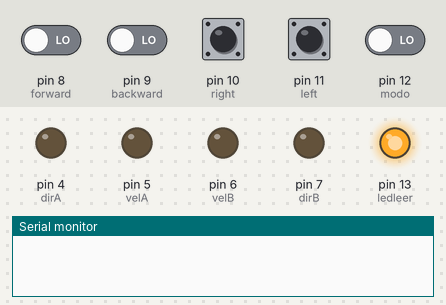
Recording of a sketch running on a simulated Arduino Uno, built with avr-gcc and run on an emulated ATmega328P. On the bench: output pins drawn as LEDs (lit = HIGH), the last lines printed to the serial monitor. The test bench sets the inputs (shaded band); at power-on: pin 8 (forward), pin 9 (backward), pin 10 (right), pin 11 (left), pin 12 (modo) LOW.

Above: at 1.2 s.
1.3 s: pin 12 (modo) driven HIGH
At 1.8 s:
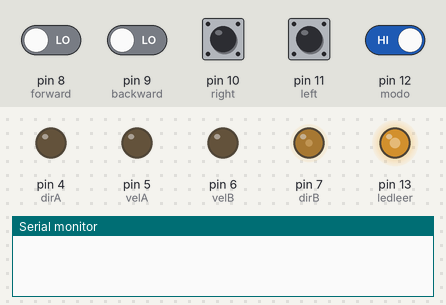
2.8 s: pin 8 (forward) driven HIGH
At 3.8 s:
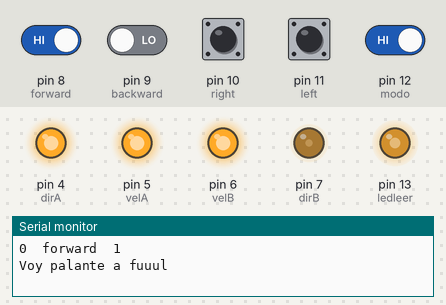
4.3 s: pin 12 (modo) driven LOW
At 5.2 s:
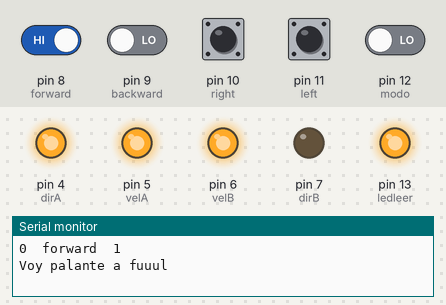
5.8 s: pin 12 (modo) driven HIGH
At 6.4 s:
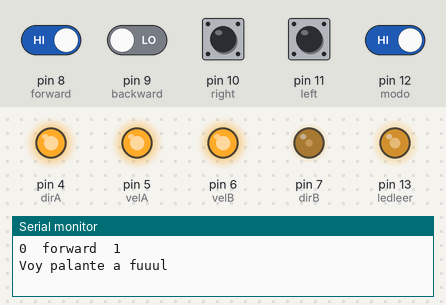
7.3 s: pin 12 (modo) driven LOW
At 8.3 s:
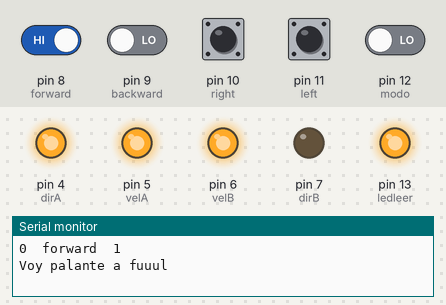
Timing chart, 0 to 9.8 s (numbered marks = the images above; inputs shaded):
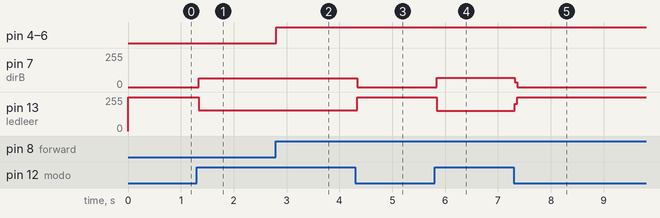

The sketch:

beebot2.ino
```cpp
int valorf,valorr, valorl, valorb, valorm, valorp; //lecturas teclas
int i=0;
int cont=0; // contador para los comandos
int contmode = 0; //contador boton modo
int mode = 0; //0 leer, 1 ejecutar
int commands[100];


int dirA = 4;
int velA = 5;

int dirB = 7;
int velB = 6;
//pines conectados
int forward = 8;
int backward = 9;
int right = 10;
int left = 11;
int modo = 12;
int ledleer = 13;
int ledejecutar = 7;


void parar(){
  analogWrite(velA, 0);
  analogWrite(velB, 0);
  }

void palante(){
  Serial.println("Voy palante a fuuul");
  digitalWrite(dirA, 1);
  digitalWrite(dirB, 1);
  analogWrite(velA, 255);
  analogWrite(velB, 255);
}

void patras(){
  Serial.println("Si voy patrás es sólo pa coger más carrerilla!");
  digitalWrite(dirA, 0);
  digitalWrite(dirB, 0);
  analogWrite(velA, 255);
  analogWrite(velB, 255);
}

void derecha(){
  Serial.println("Viva el rey");
  digitalWrite(dirA, 1);
  digitalWrite(dirB, 0);
  analogWrite(velA, 255);
  analogWrite(velB, 0);
}

void izquierda(){
  Serial.println("Camino a la perdición");
  digitalWrite(dirA, 0);
  digitalWrite(dirB, 1);
  analogWrite(velA, 0);
  analogWrite(velB, 255);
}


void setup() {
  pinMode(dirA, OUTPUT);
  pinMode(velA, OUTPUT);
  pinMode(dirB, OUTPUT);
  pinMode(velB, OUTPUT);
  pinMode(forward, INPUT);
  pinMode(backward, INPUT);
  pinMode(right, INPUT);
  pinMode(left, INPUT);
  pinMode(modo, INPUT);
  pinMode(ledleer, OUTPUT);
  pinMode(ledejecutar, OUTPUT);
  Serial.begin(9600);

}

void loop() {


  while (!mode) {
  digitalWrite(ledejecutar, 0);
  digitalWrite(ledleer, 1);
  valorf=digitalRead(forward);
  valorb=digitalRead(backward);
  valorl=digitalRead(left);
  valorr=digitalRead(right);
  valorm=digitalRead(modo);


  if ((valorf) && (cont)){
    commands[i]=1;
    cont=0;
    Serial.print(i);
    Serial.print("  forward  ");
    Serial.println(commands[i]);
    i++;

  }

  if ((valorb) && (cont)) {
    commands[i]=2;
    cont=0;
    Serial.print(i);
    Serial.print("  backward  ");
    Serial.println(commands[i]);
    i++;
    }

  if ((valorl) && (cont)) {
    commands[i]=3;
    cont=0;
    Serial.print(i);
    Serial.print("  left  ");
    Serial.println(commands[i]);
    i++;
    }

  if ((valorr) && (cont)) {
    commands[i]=4;
    cont=0;
    Serial.print(i);
    Serial.print("  right  ");
    Serial.println(commands[i]);
    i++;
    }

     if ((valorp) && (cont)){
    commands[i]=5;
    cont=0;
    Serial.print(i);
    Serial.print("  parar  ");
    Serial.println(commands[i]);
    i++;

  }

  if (((!valorf) && (!valorb) && (!valorl) && (!valorr))&&(!cont)){
    cont=1;
  }
  if(valorm){
    mode=1;
  }
  }
  while(mode) {
      digitalWrite(ledleer, 0);
      digitalWrite(ledejecutar, 1);
      for (int a =0; a<i; a++){
        switch(commands[a]){
          case 1:
          palante();
          break;
          case 2:
          patras();
          break;
          case 3:
          derecha();
          break;
          case 4:
          izquierda();
          break;
          case 5:
          parar();
          break;
          }
        }
      mode=0;
      contmode=0;
      i=0;
    }
}
```

Measured:
- after the input at 1.3 s, pin 7 (dirB): 0/255 → 65/255 at once; pin 13 (ledleer): 255/255 → 154/255 at once
- after the input at 2.8 s, pin 4 (dirA), pin 5 (velA), pin 6 (velB): LOW → HIGH at once
- after the input at 4.3 s, pin 7 (dirB): 65/255 → 0/255 at once; pin 13 (ledleer): 154/255 → 255/255 at once
- after the input at 5.8 s, pin 7 (dirB): 0/255 → 68/255 at once; pin 13 (ledleer): 255/255 → 151/255 at once
- after the input at 7.3 s, pin 7 (dirB): 68/255 → 0/255 at once; pin 13 (ledleer): 151/255 → 255/255 at once
